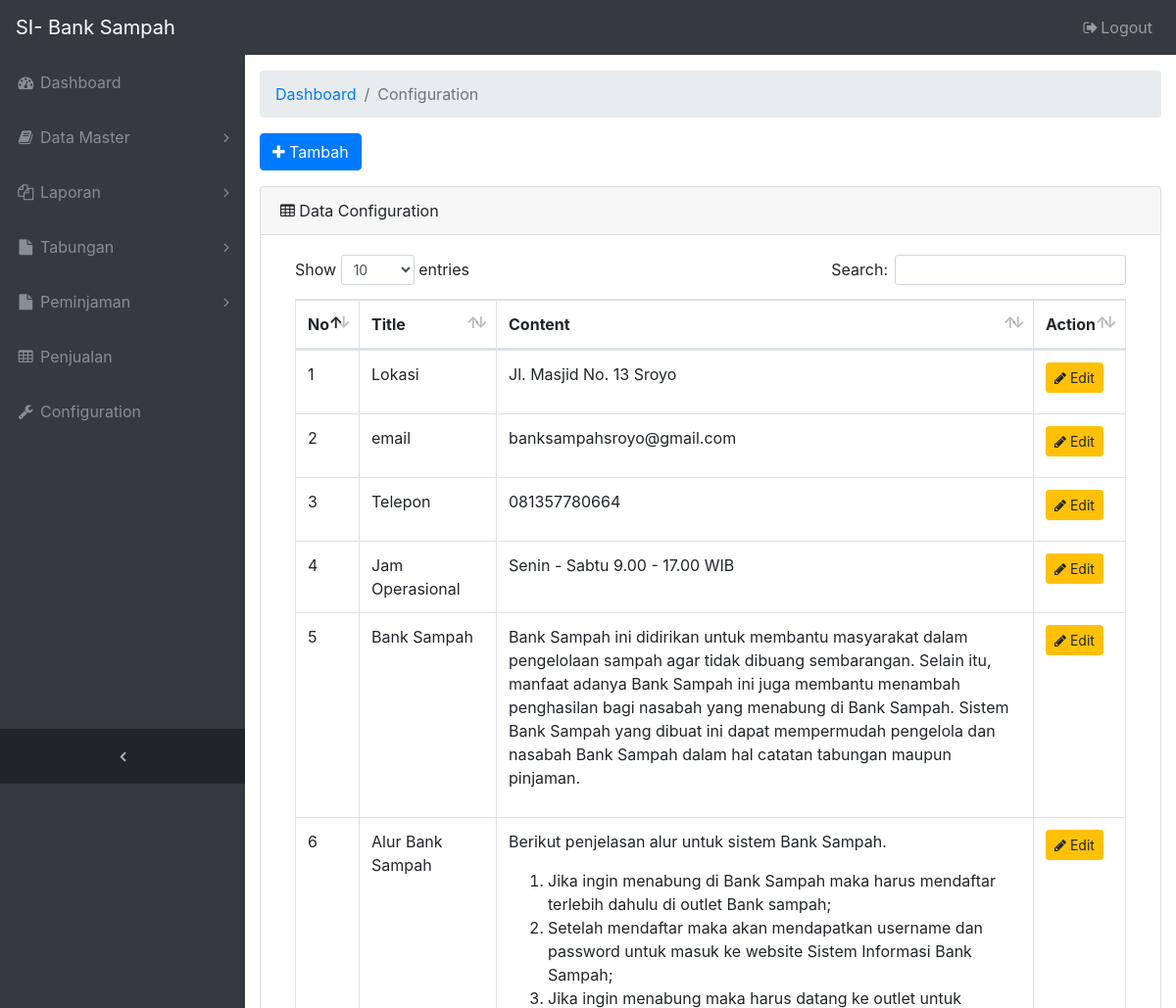
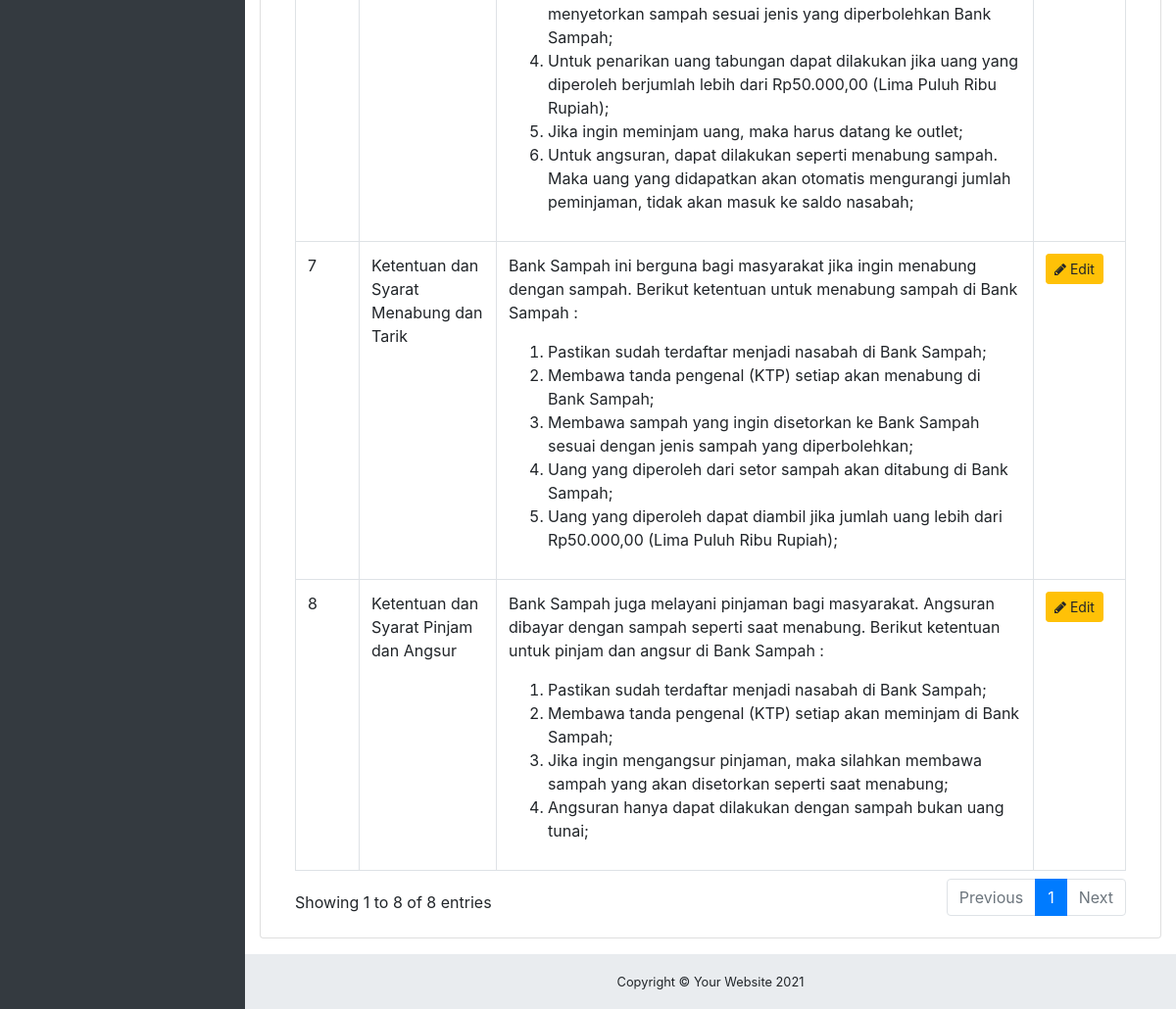
/ADMIN/menu-configuration.php (signed in), run on the app's committed database (2 pictures, top to bottom).
### tables this page shows
CREATE TABLE `tb_config` (
  `id_config` int(11) NOT NULL,
  `judul` varchar(50) NOT NULL,
  `isi` text NOT NULL
);

### ADMIN/menu-configuration.php (the view, shortened to what this page needs)
<!DOCTYPE html>
<html lang="en">
<head>
  <link href="vendor/bootstrap/css/bootstrap.min.css" rel="stylesheet">
  <link href="vendor/font-awesome/css/font-awesome.min.css" rel="stylesheet" type="text/css">
  <link href="vendor/datatables/dataTables.bootstrap4.css" rel="stylesheet">
  <link href="css/sb-admin.css" rel="stylesheet">
  <?php include 'navbar.php'; ?>
</head>
<body class="fixed-nav sticky-footer bg-dark" id="page-top">
  <div class="content-wrapper">
    <div class="container-fluid">
      <ol class="breadcrumb">
        <li class="breadcrumb-item">
          <a href="index.php">Dashboard</a>
        </li>
        <li class="breadcrumb-item active">Configuration</li>
      </ol>
      <div class="form-group">
        <a href="form-tambah-configuration.php" class="btn btn-primary"><i class="fa fa-plus"></i> Tambah</a>
      </div>
      <div class="card mb-3">
        <div class="card-header">
          <i class="fa fa-table"></i> Data Configuration</div>
        <div class="card-body">
          <div class="table-responsive">
            <table class="table table-bordered" id="dataTable" width="100%" cellspacing="0">
              <thead>
                <tr>
                  <th>No</th>
                  <th>Title</th>
                  <th>Content</th>
                  <th>Action</th>
                </tr>
              </thead>
              <tbody>
                <?php
                include('koneksi_db.php');
                $result = mysqli_query($koneksi,"SELECT * FROM tb_config");
                $nomor = 1;
                ?>
                <?php
                  while($data = mysqli_fetch_array($result)) {
                    echo "<tr>";
                    echo "<td>".$nomor++."</td>";
                    echo "<td>".$data['judul']."</td>";
                    echo "<td>".$data['isi']."</td>";
                    echo "<td>
                          <a href='form-edit-configuration.php?id=".$data['id_config']."' class = 'btn btn-warning btn-sm'><i class='fa fa-pencil'></i> Edit</a>";
                    echo "</tr>";
                  }
                 ?>
              </tbody>
            </table>
          </div>
        </div>
      </div>
    </div>
    <?php include 'footer.php'; ?>
  </div>
</body>
</html>

### ADMIN/css/sb-admin.css (style rules this page uses)
html { position: relative; min-height: 100%; }
body { overflow-x: hidden; }
body.sticky-footer { margin-bottom: 56px; }
body.sticky-footer .content-wrapper { min-height: calc(100vh - 56px - 56px); }
body.fixed-nav { padding-top: 56px; }
.content-wrapper { min-height: calc(100vh - 56px); padding-top: 1rem; }
.content-wrapper { overflow-x: hidden; background: white; }
@media (min-width: 992px) { .content-wrapper { margin-left: 250px; } }

### data on the page
tb_config: judul "Lokasi", isi "Jl. Masjid No. 13 Sroyo"
tb_config: judul "email", isi "banksampahsroyo@gmail.com"
tb_config: judul "Telepon", isi "081357780664"
tb_config: judul "Jam Operasional", isi "Senin - Sabtu 9.00 - 17.00 WIB"
tb_config: judul "Bank Sampah", isi "Bank Sampah ini didirikan untuk membantu masyarakat dalam pengelolaan sampah agar tidak dibuang sembarangan. Selain itu, manfaat adanya Bank Sampah ini juga membantu menambah penghasilan bagi nasabah yang menabung di Bank Sampah. Sistem Bank Sampah yang dibuat ini dapat mempermudah pengelola dan nasabah Bank Sampah dalam hal catatan tabungan maupun pinjaman."
tb_config: judul "Alur Bank Sampah", isi "Berikut penjelasan alur untuk sistem Bank Sampah. Jika ingin menabung di Bank Sampah maka harus mendaftar terlebih dahulu di outlet Bank sampah; Setelah mendaftar maka akan mendapatkan username dan password untuk masuk ke website Sistem Informasi Bank Sampah; Jika ingin menabung maka harus datang ke outlet untuk menyetorkan sampah sesuai jenis yang diperbolehkan Bank Sampah; Untuk penarikan uang tabungan dapat dilakukan jika uang yang diperoleh berjumlah lebih dari Rp50.000,00 (Lima Puluh Ribu Rupiah); Jika ingin meminjam uang, maka harus datang ke outlet; Untuk angsuran, dapat dilakukan seperti menabung sampah. Maka uang yang didapatkan akan otomatis mengurangi jumlah peminjaman, tidak…"
tb_config: judul "Ketentuan dan Syarat Menabung dan Tarik", isi "Bank Sampah ini berguna bagi masyarakat jika ingin menabung dengan sampah. Berikut ketentuan untuk menabung sampah di Bank Sampah : Pastikan sudah terdaftar menjadi nasabah di Bank Sampah; Membawa tanda pengenal (KTP) setiap akan menabung di Bank Sampah; Membawa sampah yang ingin disetorkan ke Bank Sampah sesuai dengan jenis sampah yang diperbolehkan; Uang yang diperoleh dari setor sampah akan ditabung di Bank Sampah; Uang yang diperoleh dapat diambil jika jumlah uang lebih dari Rp50.000,00 (Lima Puluh Ribu Rupiah);"
tb_config: judul "Ketentuan dan Syarat Pinjam dan Angsur", isi "Bank Sampah juga melayani pinjaman bagi masyarakat. Angsuran dibayar dengan sampah seperti saat menabung. Berikut ketentuan untuk pinjam dan angsur di Bank Sampah : Pastikan sudah terdaftar menjadi nasabah di Bank Sampah; Membawa tanda pengenal (KTP) setiap akan meminjam di Bank Sampah; Jika ingin mengangsur pinjaman, maka silahkan membawa sampah yang akan disetorkan seperti saat menabung; Angsuran hanya dapat dilakukan dengan sampah bukan uang tunai;"
